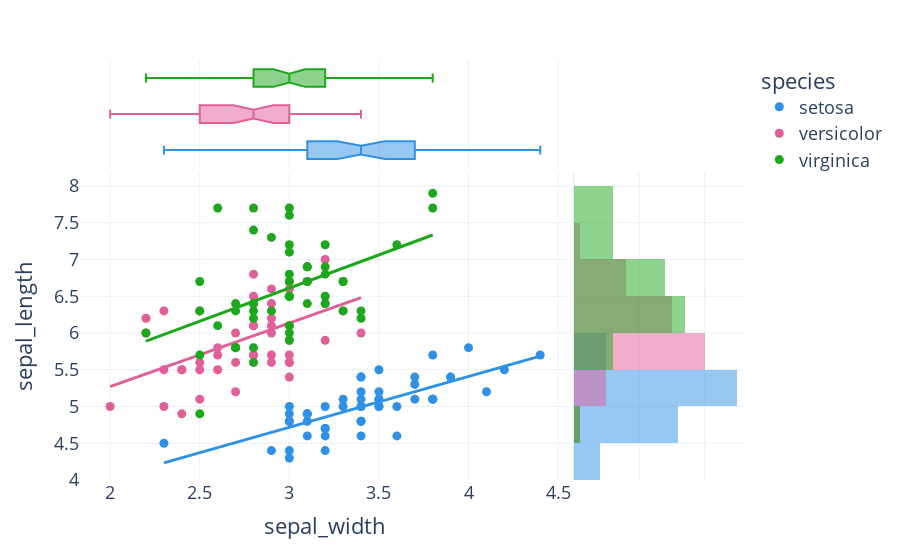

The cell this chart's notebook holds for it:
### Markdown cell above
## Basic scatter plot

### Code cell
fig = px.scatter(iris, x="sepal_width", y="sepal_length", color="species", marginal_y="histogram", marginal_x="box", trendline="ols")
fig.show(config={'displaylogo': False})

### Figure 1 — Plotly figure (JSON) as saved in the notebook; plotly's stock layout.template omitted (floating-point values rounded to 4 significant figures)
{"data": [{"hovertemplate": "species=setosa<br>sepal_width=%{x}<br>sepal_length=%{y}<extra></extra>", "legendgroup": "setosa", "marker": {"color": "#2E91E5", "symbol": "circle"}, "mode": "markers", "name": "setosa", "orientation": "v", "showlegend": true, "type": "scatter", "x": [3.5, 3, 3.2, 3.1, 3.6, 3.9, 3.4, 3.4, 2.9, 3.1, 3.7, 3.4, 3, 3, 4, 4.4, 3.9, 3.5, 3.8, 3.8, 3.4, 3.7, 3.6, 3.3, 3.4, 3, 3.4, 3.5, 3.4, 3.2, 3.1, 3.4, 4.1, 4.2, 3.1, 3.2, 3.5, 3.1, 3, 3.4, 3.5, 2.3, 3.2, 3.5, 3.8, 3, 3.8, 3.2, 3.7, 3.3], "xaxis": "x", "y": [5.1, 4.9, 4.7, 4.6, 5, 5.4, 4.6, 5, 4.4, 4.9, 5.4, 4.8, 4.8, 4.3, 5.8, 5.7, 5.4, 5.1, 5.7, 5.1, 5.4, 5.1, 4.6, 5.1, 4.8, 5, 5, 5.2, 5.2, 4.7, 4.8, 5.4, 5.2, 5.5, 4.9, 5, 5.5, 4.9, 4.4, 5.1, 5, 4.5, 4.4, 5, 5.1, 4.8, 5.1, 4.6, 5.3, 5], "yaxis": "y"}, {"alignmentgroup": "True", "hovertemplate": "species=setosa<br>sepal_width=%{x}<extra></extra>", "legendgroup": "setosa", "marker": {"color": "#2E91E5", "symbol": "circle"}, "name": "setosa", "notched": true, "offsetgroup": "setosa", "showlegend": false, "type": "box", "x": [3.5, 3, 3.2, 3.1, 3.6, 3.9, 3.4, 3.4, 2.9, 3.1, 3.7, 3.4, 3, 3, 4, 4.4, 3.9, 3.5, 3.8, 3.8, 3.4, 3.7, 3.6, 3.3, 3.4, 3, 3.4, 3.5, 3.4, 3.2, 3.1, 3.4, 4.1, 4.2, 3.1, 3.2, 3.5, 3.1, 3, 3.4, 3.5, 2.3, 3.2, 3.5, 3.8, 3, 3.8, 3.2, 3.7, 3.3], "xaxis": "x3", "yaxis": "y3"}, {"alignmentgroup": "True", "bingroup": "y", "hovertemplate": "species=setosa<br>sepal_length=%{y}<br>count=%{x}<extra></extra>", "legendgroup": "setosa", "marker": {"color": "#2E91E5"}, "name": "setosa", "offsetgroup": "setosa", "opacity": 0.5, "showlegend": false, "type": "histogram", "xaxis": "x2", "y": [5.1, 4.9, 4.7, 4.6, 5, 5.4, 4.6, 5, 4.4, 4.9, 5.4, 4.8, 4.8, 4.3, 5.8, 5.7, 5.4, 5.1, 5.7, 5.1, 5.4, 5.1, 4.6, 5.1, 4.8, 5, 5, 5.2, 5.2, 4.7, 4.8, 5.4, 5.2, 5.5, 4.9, 5, 5.5, 4.9, 4.4, 5.1, 5, 4.5, 4.4, 5, 5.1, 4.8, 5.1, 4.6, 5.3, 5], "yaxis": "y2"}, {"hovertemplate": "<b>OLS trendline</b><br>sepal_length = 0.690854 * sepal_width + 2.64466<br>R<sup>2</sup>=0.557681<br><br>species=setosa<br>sepal_width=%{x}<br>sepal_length=%{y} <b>(trend)</b><extra></extra>", "legendgroup": "setosa", "marker": {"color": "#2E91E5", "symbol": "circle"}, "mode": "lines", "name": "setosa", "showlegend": false, "type": "scatter", "x": [2.3, 2.9, 3, 3, 3, 3, 3, 3, 3.1, 3.1, 3.1, 3.1, 3.1, 3.2, 3.2, 3.2, 3.2, 3.2, 3.3, 3.3, 3.4, 3.4, 3.4, 3.4, 3.4, 3.4, 3.4, 3.4, 3.4, 3.5, 3.5, 3.5, 3.5, 3.5, 3.5, 3.6, 3.6, 3.7, 3.7, 3.7, 3.8, 3.8, 3.8, 3.8, 3.9, 3.9, 4, 4.1, 4.2, 4.4], "xaxis": "x", "y": [4.234, 4.648, 4.717, 4.717, 4.717, 4.717, 4.717, 4.717, 4.786, 4.786, 4.786, 4.786, 4.786, 4.855, 4.855, 4.855, 4.855, 4.855, 4.924, 4.924, 4.994, 4.994, 4.994, 4.994, 4.994, 4.994, 4.994, 4.994, 4.994, 5.063, 5.063, 5.063, 5.063, 5.063, 5.063, 5.132, 5.132, 5.201, 5.201, 5.201, 5.27, 5.27, 5.27, 5.27, 5.339, 5.339, 5.408, 5.477, 5.546, 5.684], "yaxis": "y"}, {"hovertemplate": "species=versicolor<br>sepal_width=%{x}<br>sepal_length=%{y}<extra></extra>", "legendgroup": "versicolor", "marker": {"color": "#E15F99", "symbol": "circle"}, "mode": "markers", "name": "versicolor", "orientation": "v", "showlegend": true, "type": "scatter", "x": [3.2, 3.2, 3.1, 2.3, 2.8, 2.8, 3.3, 2.4, 2.9, 2.7, 2, 3, 2.2, 2.9, 2.9, 3.1, 3, 2.7, 2.2, 2.5, 3.2, 2.8, 2.5, 2.8, 2.9, 3, 2.8, 3, 2.9, 2.6, 2.4, 2.4, 2.7, 2.7, 3, 3.4, 3.1, 2.3, 3, 2.5, 2.6, 3, 2.6, 2.3, 2.7, 3, 2.9, 2.9, 2.5, 2.8], "xaxis": "x", "y": [7, 6.4, 6.9, 5.5, 6.5, 5.7, 6.3, 4.9, 6.6, 5.2, 5, 5.9, 6, 6.1, 5.6, 6.7, 5.6, 5.8, 6.2, 5.6, 5.9, 6.1, 6.3, 6.1, 6.4, 6.6, 6.8, 6.7, 6, 5.7, 5.5, 5.5, 5.8, 6, 5.4, 6, 6.7, 6.3, 5.6, 5.5, 5.5, 6.1, 5.8, 5, 5.6, 5.7, 5.7, 6.2, 5.1, 5.7], "yaxis": "y"}, {"alignmentgroup": "True", "hovertemplate": "species=versicolor<br>sepal_width=%{x}<extra></extra>", "legendgroup": "versicolor", "marker": {"color": "#E15F99", "symbol": "circle"}, "name": "versicolor", "notched": true, "offsetgroup": "versicolor", "showlegend": false, "type": "box", "x": [3.2, 3.2, 3.1, 2.3, 2.8, 2.8, 3.3, 2.4, 2.9, 2.7, 2, 3, 2.2, 2.9, 2.9, 3.1, 3, 2.7, 2.2, 2.5, 3.2, 2.8, 2.5, 2.8, 2.9, 3, 2.8, 3, 2.9, 2.6, 2.4, 2.4, 2.7, 2.7, 3, 3.4, 3.1, 2.3, 3, 2.5, 2.6, 3, 2.6, 2.3, 2.7, 3, 2.9, 2.9, 2.5, 2.8], "xaxis": "x3", "yaxis": "y3"}, {"alignmentgroup": "True", "bingroup": "y", "hovertemplate": "species=versicolor<br>sepal_length=%{y}<br>count=%{x}<extra></extra>", "legendgroup": "versicolor", "marker": {"color": "#E15F99"}, "name": "versicolor", "offsetgroup": "versicolor", "opacity": 0.5, "showlegend": false, "type": "histogram", "xaxis": "x2", "y": [7, 6.4, 6.9, 5.5, 6.5, 5.7, 6.3, 4.9, 6.6, 5.2, 5, 5.9, 6, 6.1, 5.6, 6.7, 5.6, 5.8, 6.2, 5.6, 5.9, 6.1, 6.3, 6.1, 6.4, 6.6, 6.8, 6.7, 6, 5.7, 5.5, 5.5, 5.8, 6, 5.4, 6, 6.7, 6.3, 5.6, 5.5, 5.5, 6.1, 5.8, 5, 5.6, 5.7, 5.7, 6.2, 5.1, 5.7], "yaxis": "y2"}, {"hovertemplate": "<b>OLS trendline</b><br>sepal_length = 0.865078 * sepal_width + 3.53973<br>R<sup>2</sup>=0.276582<br><br>species=versicolor<br>sepal_width=%{x}<br>sepal_length=%{y} <b>(trend)</b><extra></extra>", "legendgroup": "versicolor", "marker": {"color": "#E15F99", "symbol": "circle"}, "mode": "lines", "name": "versicolor", "showlegend": false, "type": "scatter", "x": [2, 2.2, 2.2, 2.3, 2.3, 2.3, 2.4, 2.4, 2.4, 2.5, 2.5, 2.5, 2.5, 2.6, 2.6, 2.6, 2.7, 2.7, 2.7, 2.7, 2.7, 2.8, 2.8, 2.8, 2.8, 2.8, 2.8, 2.9, 2.9, 2.9, 2.9, 2.9, 2.9, 2.9, 3, 3, 3, 3, 3, 3, 3, 3, 3.1, 3.1, 3.1, 3.2, 3.2, 3.2, 3.3, 3.4], "xaxis": "x", "y": [5.27, 5.443, 5.443, 5.529, 5.529, 5.529, 5.616, 5.616, 5.616, 5.702, 5.702, 5.702, 5.702, 5.789, 5.789, 5.789, 5.875, 5.875, 5.875, 5.875, 5.875, 5.962, 5.962, 5.962, 5.962, 5.962, 5.962, 6.048, 6.048, 6.048, 6.048, 6.048, 6.048, 6.048, 6.135, 6.135, 6.135, 6.135, 6.135, 6.135, 6.135, 6.135, 6.221, 6.221, 6.221, 6.308, 6.308, 6.308, 6.394, 6.481], "yaxis": "y"}, {"hovertemplate": "species=virginica<br>sepal_width=%{x}<br>sepal_length=%{y}<extra></extra>", "legendgroup": "virginica", "marker": {"color": "#1CA71C", "symbol": "circle"}, "mode": "markers", "name": "virginica", "orientation": "v", "showlegend": true, "type": "scatter", "x": [3.3, 2.7, 3, 2.9, 3, 3, 2.5, 2.9, 2.5, 3.6, 3.2, 2.7, 3, 2.5, 2.8, 3.2, 3, 3.8, 2.6, 2.2, 3.2, 2.8, 2.8, 2.7, 3.3, 3.2, 2.8, 3, 2.8, 3, 2.8, 3.8, 2.8, 2.8, 2.6, 3, 3.4, 3.1, 3, 3.1, 3.1, 3.1, 2.7, 3.2, 3.3, 3, 2.5, 3, 3.4, 3], "xaxis": "x", "y": [6.3, 5.8, 7.1, 6.3, 6.5, 7.6, 4.9, 7.3, 6.7, 7.2, 6.5, 6.4, 6.8, 5.7, 5.8, 6.4, 6.5, 7.7, 7.7, 6, 6.9, 5.6, 7.7, 6.3, 6.7, 7.2, 6.2, 6.1, 6.4, 7.2, 7.4, 7.9, 6.4, 6.3, 6.1, 7.7, 6.3, 6.4, 6, 6.9, 6.7, 6.9, 5.8, 6.8, 6.7, 6.7, 6.3, 6.5, 6.2, 5.9], "yaxis": "y"}, {"alignmentgroup": "True", "hovertemplate": "species=virginica<br>sepal_width=%{x}<extra></extra>", "legendgroup": "virginica", "marker": {"color": "#1CA71C", "symbol": "circle"}, "name": "virginica", "notched": true, "offsetgroup": "virginica", "showlegend": false, "type": "box", "x": [3.3, 2.7, 3, 2.9, 3, 3, 2.5, 2.9, 2.5, 3.6, 3.2, 2.7, 3, 2.5, 2.8, 3.2, 3, 3.8, 2.6, 2.2, 3.2, 2.8, 2.8, 2.7, 3.3, 3.2, 2.8, 3, 2.8, 3, 2.8, 3.8, 2.8, 2.8, 2.6, 3, 3.4, 3.1, 3, 3.1, 3.1, 3.1, 2.7, 3.2, 3.3, 3, 2.5, 3, 3.4, 3], "xaxis": "x3", "yaxis": "y3"}, {"alignmentgroup": "True", "bingroup": "y", "hovertemplate": "species=virginica<br>sepal_length=%{y}<br>count=%{x}<extra></extra>", "legendgroup": "virginica", "marker": {"color": "#1CA71C"}, "name": "virginica", "offsetgroup": "virginica", "opacity": 0.5, "showlegend": false, "type": "histogram", "xaxis": "x2", "y": [6.3, 5.8, 7.1, 6.3, 6.5, 7.6, 4.9, 7.3, 6.7, 7.2, 6.5, 6.4, 6.8, 5.7, 5.8, 6.4, 6.5, 7.7, 7.7, 6, 6.9, 5.6, 7.7, 6.3, 6.7, 7.2, 6.2, 6.1, 6.4, 7.2, 7.4, 7.9, 6.4, 6.3, 6.1, 7.7, 6.3, 6.4, 6, 6.9, 6.7, 6.9, 5.8, 6.8, 6.7, 6.7, 6.3, 6.5, 6.2, 5.9], "yaxis": "y2"}, {"hovertemplate": "<b>OLS trendline</b><br>sepal_length = 0.901534 * sepal_width + 3.90684<br>R<sup>2</sup>=0.209057<br><br>species=virginica<br>sepal_width=%{x}<br>sepal_length=%{y} <b>(trend)</b><extra></extra>", "legendgroup": "virginica", "marker": {"color": "#1CA71C", "symbol": "circle"}, "mode": "lines", "name": "virginica", "showlegend": false, "type": "scatter", "x": [2.2, 2.5, 2.5, 2.5, 2.5, 2.6, 2.6, 2.7, 2.7, 2.7, 2.7, 2.8, 2.8, 2.8, 2.8, 2.8, 2.8, 2.8, 2.8, 2.9, 2.9, 3, 3, 3, 3, 3, 3, 3, 3, 3, 3, 3, 3, 3.1, 3.1, 3.1, 3.1, 3.2, 3.2, 3.2, 3.2, 3.2, 3.3, 3.3, 3.3, 3.4, 3.4, 3.6, 3.8, 3.8], "xaxis": "x", "y": [5.89, 6.161, 6.161, 6.161, 6.161, 6.251, 6.251, 6.341, 6.341, 6.341, 6.341, 6.431, 6.431, 6.431, 6.431, 6.431, 6.431, 6.431, 6.431, 6.521, 6.521, 6.611, 6.611, 6.611, 6.611, 6.611, 6.611, 6.611, 6.611, 6.611, 6.611, 6.611, 6.611, 6.702, 6.702, 6.702, 6.702, 6.792, 6.792, 6.792, 6.792, 6.792, 6.882, 6.882, 6.882, 6.972, 6.972, 7.152, 7.333, 7.333], "yaxis": "y"}], "layout": {"barmode": "overlay", "legend": {"title": {"text": "species"}, "tracegroupgap": 0}, "margin": {"t": 60}, "xaxis": {"anchor": "y", "domain": [0, 0.7363], "title": {"text": "sepal_width"}}, "xaxis2": {"anchor": "y2", "domain": [0.7413, 1], "matches": "x2", "showgrid": true, "showline": false, "showticklabels": false, "ticks": ""}, "xaxis3": {"anchor": "y3", "domain": [0, 0.7363], "matches": "x", "showgrid": true, "showticklabels": false}, "xaxis4": {"anchor": "y4", "domain": [0.7413, 1], "matches": "x2", "showgrid": true, "showline": false, "showticklabels": false, "ticks": ""}, "yaxis": {"anchor": "x", "domain": [0, 0.7326], "title": {"text": "sepal_length"}}, "yaxis2": {"anchor": "x2", "domain": [0, 0.7326], "matches": "y", "showgrid": true, "showticklabels": false}, "yaxis3": {"anchor": "x3", "domain": [0.7426, 1], "matches": "y3", "showgrid": false, "showline": false, "showticklabels": false, "ticks": ""}, "yaxis4": {"anchor": "x4", "domain": [0.7426, 1], "matches": "y3", "showgrid": true, "showline": false, "showticklabels": false, "ticks": ""}}}
